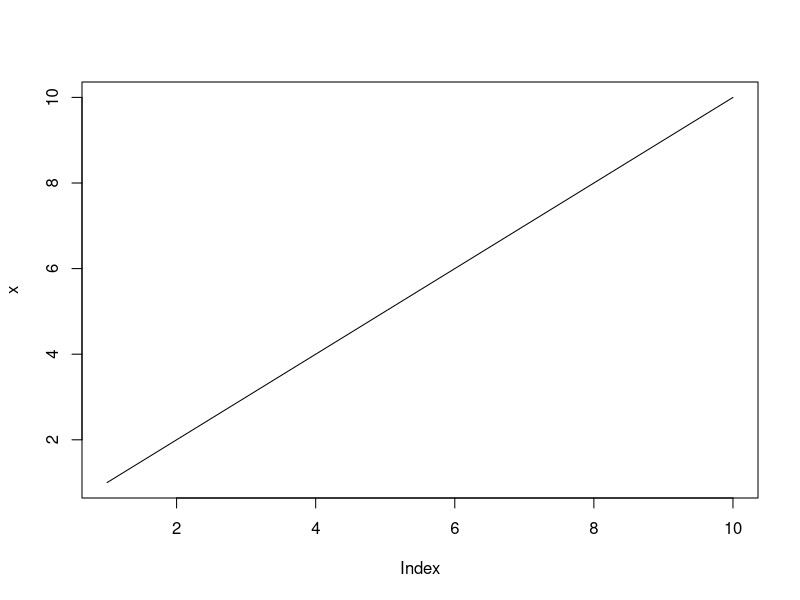
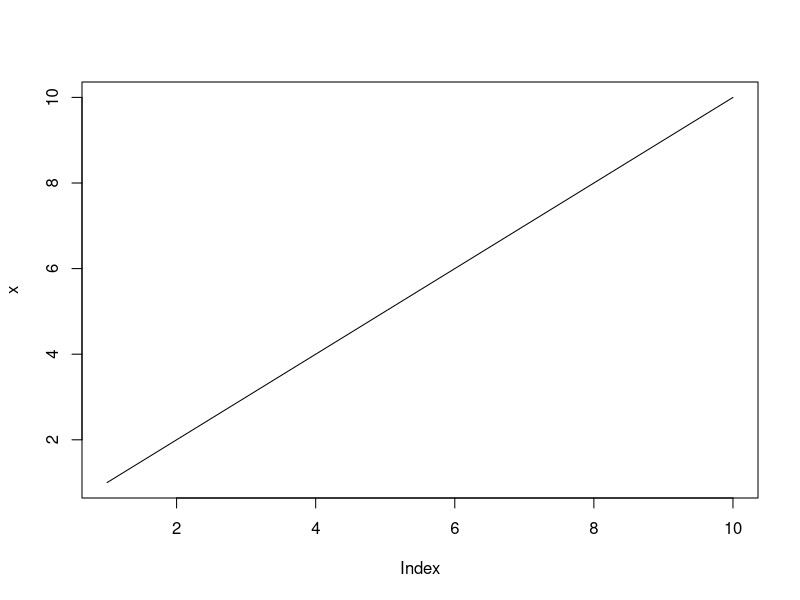

Source code (R) for these figures, in order:
## ---- chunk 1
a = matrix(1:6,ncol=3,byrow=T)
b = data.frame(a)
rownames(b) = c('First','Second')
knitr::kable(b)
## ---- chunk 2
print('This is a test code.')
x = 1:10
mean(x)
## ---- chunk 3
print('This is a test code.')
x = 1:10
plot(x,type='l')
## ---- chunk 4
print('This is a test code.')
x = 1:10
plot(x,type='l')
## ---- chunk 5
x = 'abc'
y = list(x)
print(x)
print(y)
